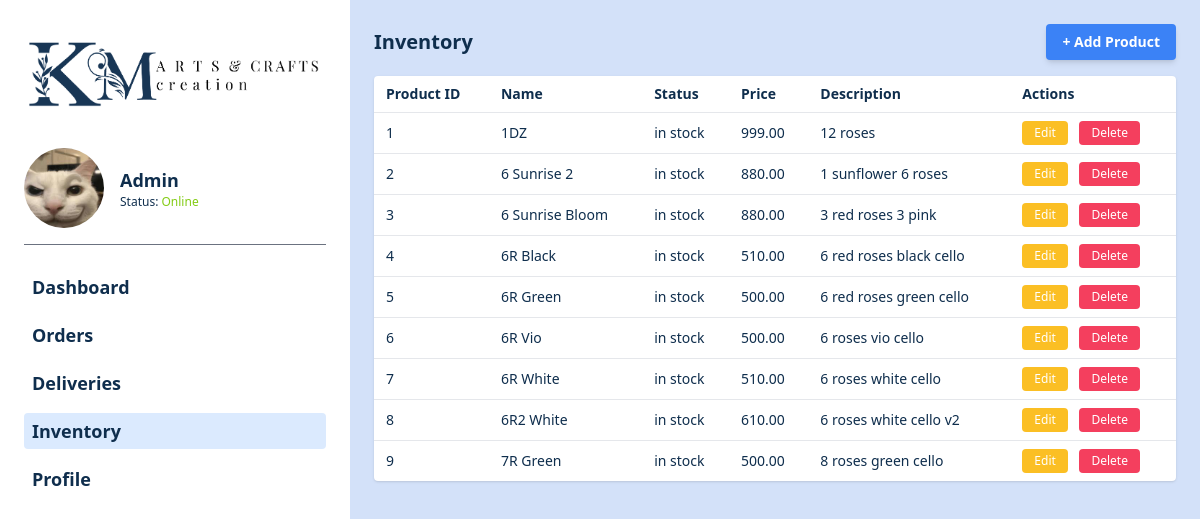
The app's page /backend/products/update.php with its own data.
### tables this page shows
CREATE TABLE products (
    product_id INT AUTO_INCREMENT PRIMARY KEY,
    product_name VARCHAR(255),
    product_description TEXT,
    base_price DECIMAL(10, 2),
    status ENUM('in stock', 'low stock', 'no stock') DEFAULT 'in stock'
);

### backend/products/update.php (the view, shortened to what this page needs)
<?php
require_once '../../backend/config/database.php';
try {
  $stmt = $pdo->query("SELECT * FROM products");
  $products = $stmt->fetchAll(PDO::FETCH_ASSOC);
} catch (PDOException $e) {
  $products = [];
  $error = "Error fetching products: " . $e->getMessage();
}
?>
<!DOCTYPE html>
<html lang="en">
<head>
  <script src="https://cdn.tailwindcss.com"></script>
</head>
<body class="bg-[#d3e1f9] min-h-screen flex">
  <aside class="bg-white w-[350px] flex flex-col p-6">
    <img src="/K-M-Arts-and-Crafts-Creation/assets/Logo.png" class="w-[300px] h-[100px] object-contain mb-6" alt="Logo" />
    <div class="flex items-center mb-4 space-x-4">
      <img src="/K-M-Arts-and-Crafts-Creation/assets/pfp.jpg" class="w-20 h-20 rounded-full" alt="User profile" />
      <div>
        <p class="text-[#0f2e4d] font-bold text-lg">Admin</p>
        <p class="text-[#0f2e4d] text-xs">Status: <span class="text-lime-500 font-medium">Online</span></p>
      </div>
    </div>
    <hr class="border-gray-500 mb-6" />
    <nav class="space-y-3 text-lg font-bold text-[#0f2e4d]">
      <a href="Dashboard.html" class="hover:bg-blue-100 px-2 py-1 rounded block">Dashboard</a>
      <a href="Order.html" class="hover:bg-blue-100 px-2 py-1 rounded block">Orders</a>
      <a href="Delivery.html" class="hover:bg-blue-100 px-2 py-1 rounded block">Deliveries</a>
      <a href="Inventory.php" class="bg-blue-100 px-2 py-1 rounded block">Inventory</a>
      <a href="Profile.html" class="hover:bg-blue-100 mt-6 px-2 py-1 rounded block">Profile</a>
    </nav>
  </aside>
  <main class="flex-1 p-6">
    <div class="flex justify-between items-center mb-4">
      <h2 class="text-[#0f2e4d] text-xl font-extrabold">Inventory</h2>
      <button
        onclick="openModal()"
        class="bg-blue-500 text-white font-bold text-sm rounded px-4 py-2 shadow-md"
      >
        + Add Product
      </button>
    </div>
    <table class="w-full bg-white rounded shadow text-sm text-[#0f2e4d]">
      <thead>
        <tr>
          <th class="text-left px-3 py-2">Product ID</th>
          <th class="text-left px-3 py-2">Name</th>
          <th class="text-left px-3 py-2">Status</th>
          <th class="text-left px-3 py-2">Price</th>
          <th class="text-left px-3 py-2">Description</th>
          <th class="text-left px-3 py-2">Actions</th>
        </tr>
      </thead>
      <tbody>
        <?php if (!empty($products)): ?>
          <?php foreach ($products as $product): ?>
            <tr class="border-t border-gray-200">
              <td class="px-3 py-2"><?= htmlspecialchars($product['product_id']) ?></td>
              <td class="px-3 py-2"><?= htmlspecialchars($product['product_name']) ?></td>
              <td class="px-3 py-2"><?= htmlspecialchars($product['status']) ?></td>
              <td class="px-3 py-2"><?= htmlspecialchars($product['base_price']) ?></td>
              <td class="px-3 py-2"><?= htmlspecialchars($product['product_description']) ?></td>
              <td class="px-3 py-2 space-x-2">
                <button
                  onclick='editProduct(<?= json_encode($product) ?>)'
                  class="bg-amber-400 text-white px-3 py-1 rounded text-xs"
                >Edit</button>
                <form action="../../backend/products/delete_product.php" method="POST" class="inline">
                  <button
                    type="submit"
                    onclick="return confirm('Are you sure you want to delete this product?');"
                    class="bg-rose-500 text-white px-3 py-1 rounded text-xs"
                  >Delete</button>
                </form>
              </td>
            </tr>
          <?php endforeach; ?>
        <?php else: ?>
          <tr>
            <td colspan="6" class="text-center py-4 text-gray-500">No products found.</td>
          </tr>
        <?php endif; ?>
      </tbody>
    </table>
  </main>
</body>
</html>

### records on screen
products: product_id "1", product_name "1DZ", status "in stock", base_price "999.00", product_description "12 roses"
products: product_id "2", product_name "6 Sunrise 2", status "in stock", base_price "880.00", product_description "1 sunflower 6 roses"
products: product_id "3", product_name "6 Sunrise Bloom", status "in stock", base_price "880.00", product_description "3 red roses 3 pink"
products: product_id "4", product_name "6R Black", status "in stock", base_price "510.00", product_description "6 red roses black cello"
products: product_id "5", product_name "6R Green", status "in stock", base_price "500.00", product_description "6 red roses green cello"
products: product_id "6", product_name "6R Vio", status "in stock", base_price "500.00", product_description "6 roses vio cello"
products: product_id "7", product_name "6R White", status "in stock", base_price "510.00", product_description "6 roses white cello"
products: product_id "8", product_name "6R2 White", status "in stock", base_price "610.00", product_description "6 roses white cello v2"
products: product_id "9", product_name "7R Green", status "in stock", base_price "500.00", product_description "8 roses green cello"
